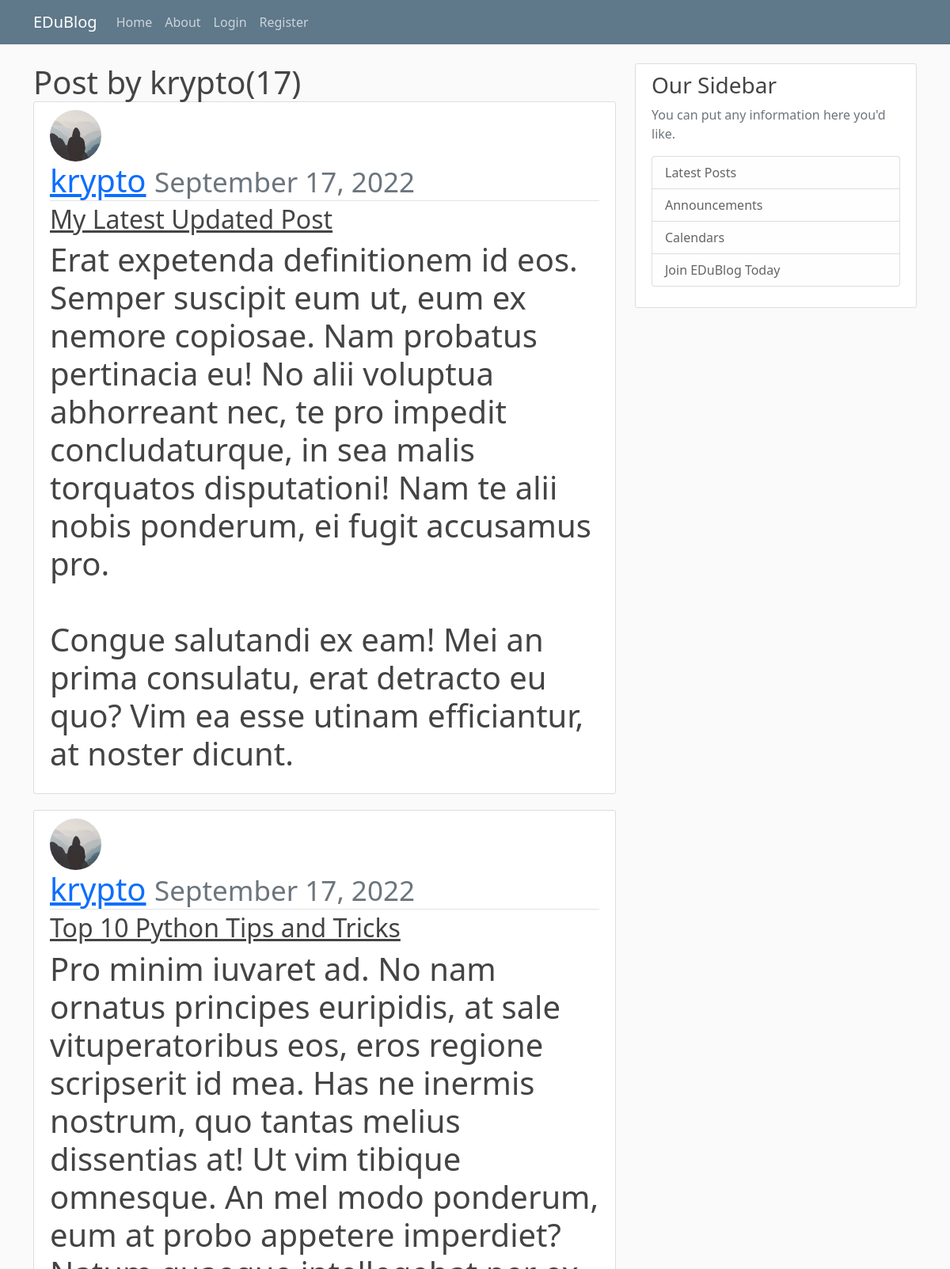
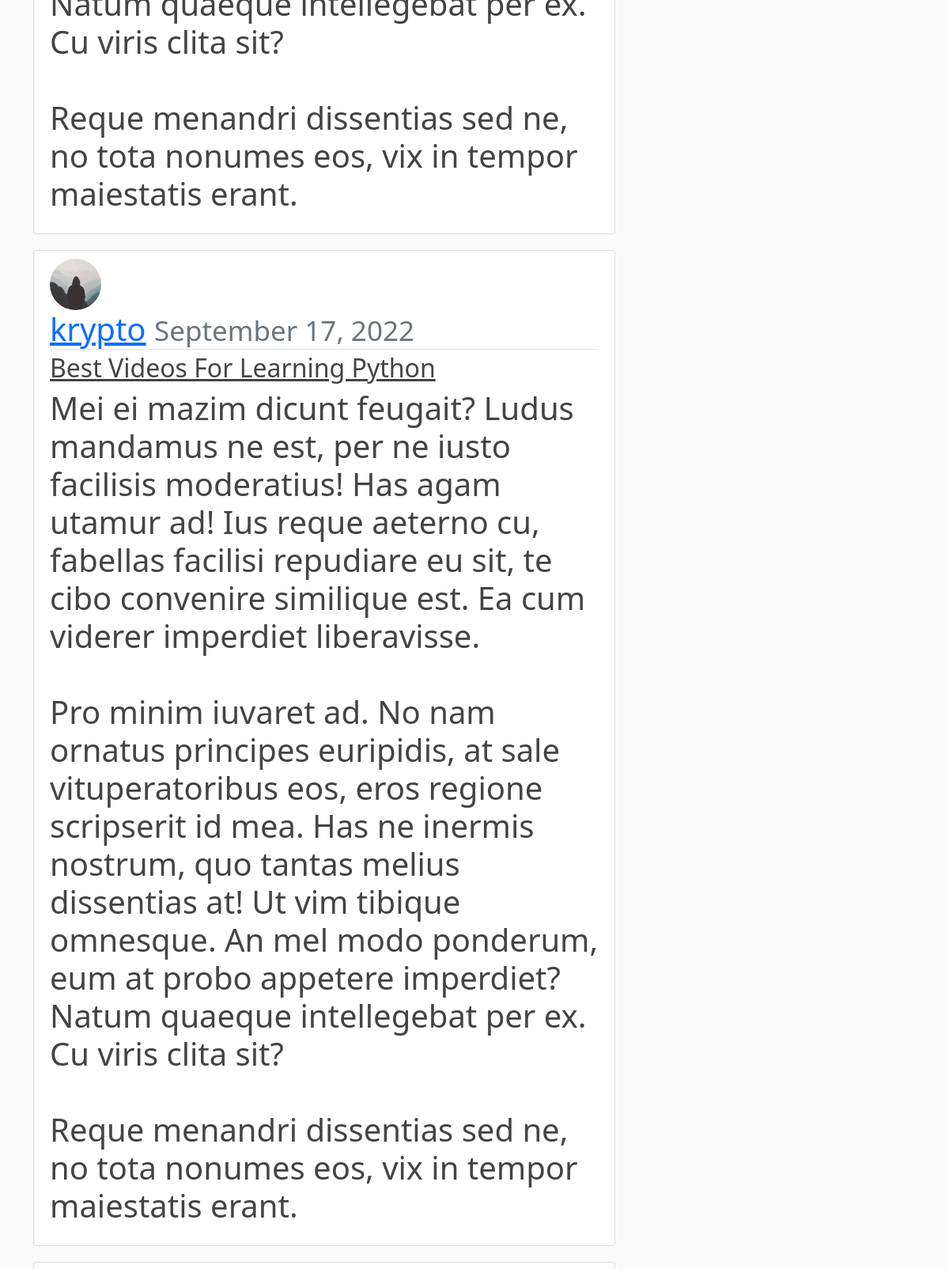
Screenshot of /user/krypto (upper part) with the database file from the repository (2 pictures, top to bottom).
### blog/models.py (models this page shows, shortened)
class Post(models.Model):
    title = models.CharField(max_length=100)
    content = models.TextField()
    date_posted = models.DateTimeField(default=timezone.now)
    author = models.ForeignKey(User, on_delete=models.CASCADE)

### users/models.py (models this page shows, shortened)
class Profile(models.Model):
    user = models.OneToOneField(User, on_delete=models.CASCADE)
    image = models.ImageField(default="default.jpg", upload_to="profile_pics")

### blog/views.py (the view)
# urls.py: path("user/<username>", UserPostListView.as_view(), name="user-posts"),
class UserPostListView(ListView):
    model = Post
    template_name = "blog/user_posts.html"
    context_object_name = "posts"
    paginate_by = 5
    def get_queryset(self):
        user = get_object_or_404(User, username=self.kwargs.get("username"))
        return Post.objects.filter(author=user).order_by("-date_posted")

### blog/templates/blog/user_posts.html (shortened to what this page needs)
{% extends "blog/base.html" %}
{% block content%}
<h1 class="mb-3" >Post by {{view.kwargs.username}}({{ page_obj.paginator.count }})
    {% for post in posts %}
            <article class="media content-section">
              <img class="rounded-circle article-img" src="{{post.author.profile.image.url}}">
              <div class="media-body">
                <div class="article-metadata">
                  <a class="mr-2" href="{%url 'user-posts' post.author.username %}">{{ post.author }}</a>
                  <small class="text-muted">{{ post.date_posted|date:"F d, Y"}}</small>
                </div>
                <h2><a class="article-title" href="{% url 'post-detail' post.id %}">{{ post.title }}</a></h2>
                <p class="article-content">{{ post.content }}</p>
              </div>
            </article>
    {% endfor %}
{% endblock content %}

### blog/static/blog/main.css (style rules this page uses)
body { background: #fafafa; color: #333333; margin-top: 5rem; }
h1, h2, h3, h4, h5, h6 { color: #444444; }
.content-section { background: #ffffff; padding: 10px 20px; border: 1px solid #dddddd; border-radius: 3px; margin-bottom: 20px; }
.article-title { color: #444444; }
.article-content { white-space: pre-line; }
.article-img { height: 65px; width: 65px; margin-right: 16px; }
.article-metadata { padding-bottom: 1px; margin-bottom: 4px; border-bottom: 1px solid #e3e3e3 }

### rows the page displays
Post: author.profile.image (placeholder picture), author "krypto", date_posted "September 17, 2022", title "My Latest Updated Post", content "Erat expetenda definitionem id eos. Semper suscipit eum ut, eum ex nemore copiosae. Nam probatus pertinacia eu! No alii voluptua abhorreant nec, te pro impedit concludaturque, in sea malis torquatos disputationi! Nam te alii nobis ponderum, ei fugit accusamus pro. Congue salutandi ex eam! Mei an prima consulatu, erat detracto eu quo? Vim ea esse utinam efficiantur, at noster dicunt."
Post: author.profile.image (placeholder picture), author "krypto", date_posted "September 17, 2022", title "Top 10 Python Tips and Tricks", content "Pro minim iuvaret ad. No nam ornatus principes euripidis, at sale vituperatoribus eos, eros regione scripserit id mea. Has ne inermis nostrum, quo tantas melius dissentias at! Ut vim tibique omnesque. An mel modo ponderum, eum at probo appetere imperdiet? Natum quaeque intellegebat per ex. Cu viris clita sit? Reque menandri dissentias sed ne, no tota nonumes eos, vix in tempor maiestatis erant."
Post: author.profile.image (placeholder picture), author "krypto", date_posted "September 17, 2022", title "Best Videos For Learning Python", content "Mei ei mazim dicunt feugait? Ludus mandamus ne est, per ne iusto facilisis moderatius! Has agam utamur ad! Ius reque aeterno cu, fabellas facilisi repudiare eu sit, te cibo convenire similique est. Ea cum viderer imperdiet liberavisse. Pro minim iuvaret ad. No nam ornatus principes euripidis, at sale vituperatoribus eos, eros regione scripserit id mea. Has ne inermis nostrum, quo tantas melius dissentias at! Ut vim tibique omnesque. An mel modo ponderum, eum at probo appetere imperdiet? Natum quaeque intellegebat per ex. Cu viris clita sit? Reque menandri dissentias sed ne, no tota nonumes eos, vix in tempor maiestatis erant."

### other values shown
{{ view.kwargs.username }} "krypto"
{{ page_obj.paginator.count }} "17"
